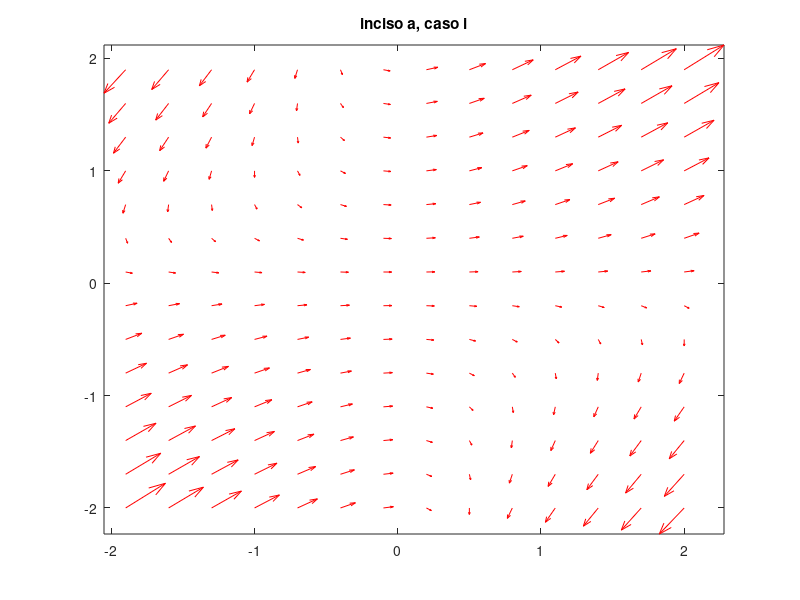
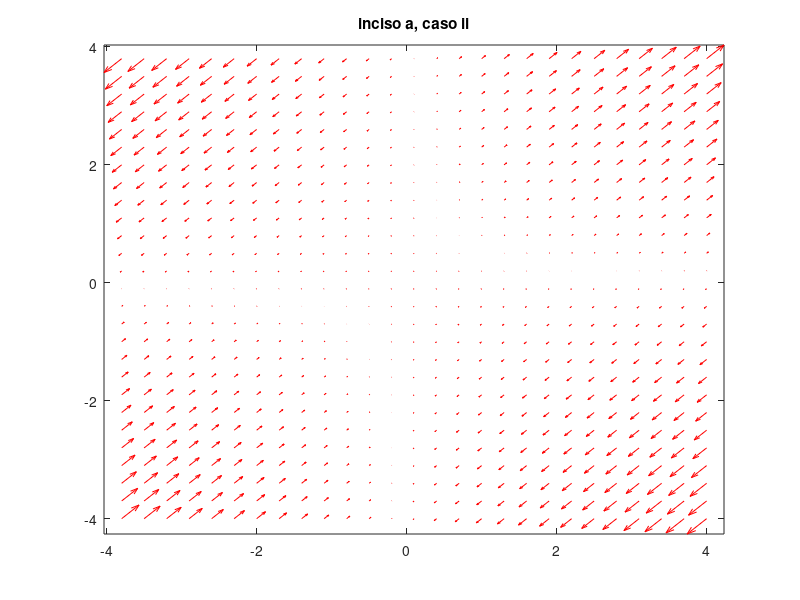
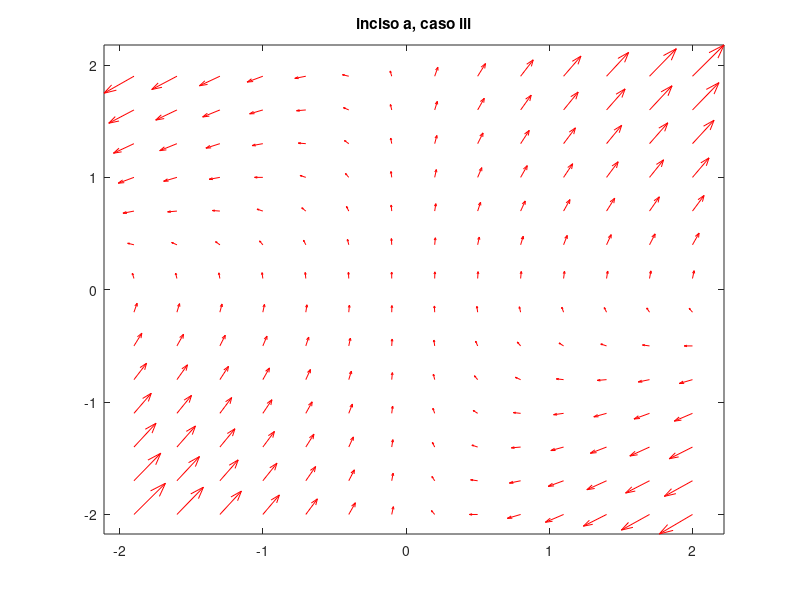
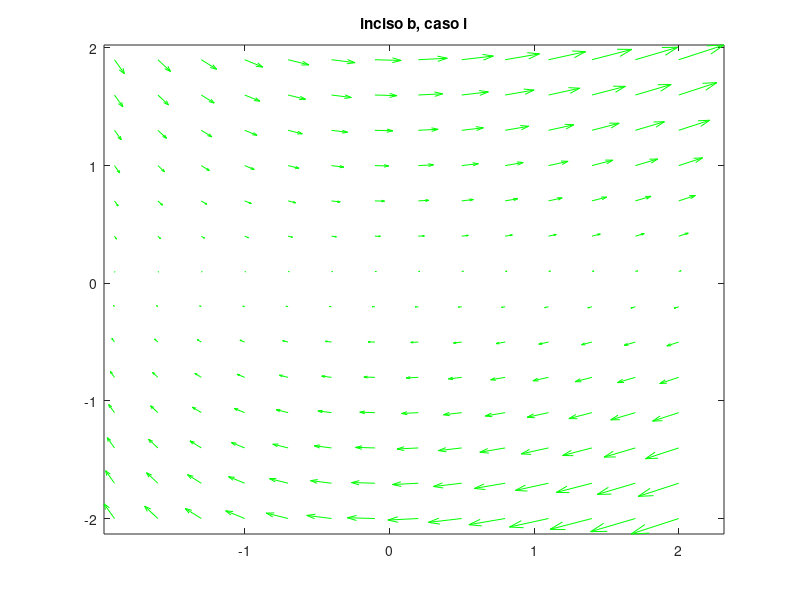

Here is the MATLAB script that generated these plots, in order:
function res = e8()
    
    figure
    [x y]=meshgrid(-2:0.3:2);
    [dx,dy] = f1(1,0,0,1,1,x,y);
    h = quiver(-x,y,dx,dy,'r');
    axis tight
    title('inciso a, caso i');

    figure
    [x y]=meshgrid(-4:0.3:4);
    [dx,dy] = f1(0,1,0,1,1,x,y);
    h = quiver(-x,y,dx,dy,'r');
    axis tight
    title('inciso a, caso ii');

    figure
    [x y]=meshgrid(-2:0.3:2);
    [dx,dy] = f1(0,0,1,1,1,x,y);
    h = quiver(-x,y,dx,dy,'r');
    axis tight
    title('inciso a, caso iii');

    figure
    [x y]=meshgrid(-2:0.3:2);
    [dx,dy] = f2(0,0,0,1,1,1,x,y);
    h = quiver(-x,y,dx,dy,'g');
    axis tight
    title('inciso b, caso i');

    figure
    [x y]=meshgrid(-2:0.3:2);
    [dx,dy] = f2(1,0,0,1,1,1,x,y);
    h = quiver(-x,y,dx,dy,'g');
    axis tight
    title('inciso b, caso ii');

    figure
    [x y]=meshgrid(-2:0.3:2);
    [dx,dy] = f2(0,1,0,0,1,1,x,y);
    h = quiver(-x,y,dx,dy,'g');
    axis tight
    title('inciso b, caso iii');
    
    res = 1;
end

function [dx,dy] = f1(a,b,c,n_x,n_y,x,y)
    nor = sqrt(n_x^2+n_y^2);
    
    n_x = n_x/nor;
    n_y = n_y/nor;

    alpha = (2*c - b - 2.*x.*y)*n_x;
    beta = (2*a - b -2.*x.*y )*n_y;
    
    dx = beta.*ones(size(x));
    dy = alpha.*ones(size(y));
end

function [dx,dy] = f2(a,b,c,d,n_x,n_y,x,y)
    nor = sqrt(n_x^2+n_y^2);
    
    n_x = n_x/nor;
    n_y = n_y/nor;

    alpha = n_x.*(6*a.*x + 2*b.*y + 2*b.*x + 2*c.*y - 2*x.*y);
    beta  = n_y.*(2*b.*x + 2*c.*y - 2*x.*y + 6*d.*y + 2*c.*x);

    dx = beta.*ones(size(x));
    dy = alpha.*ones(size(y));
end